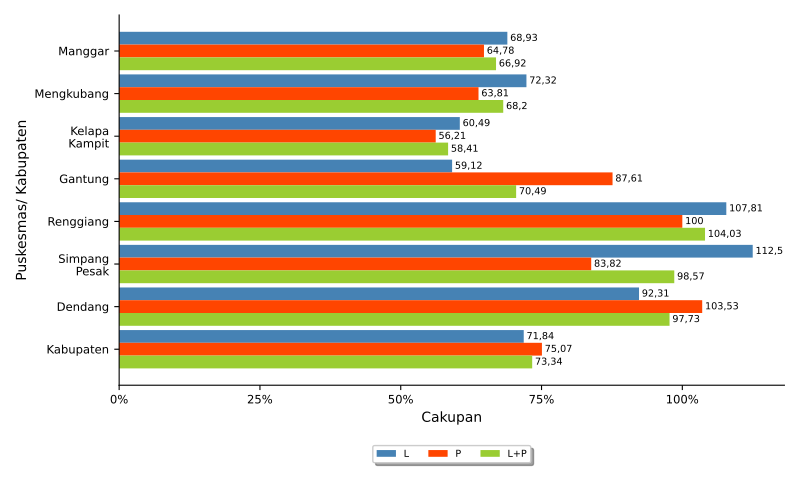

This figure's Python source:
import numpy as np
import matplotlib.pyplot as plt
import pandas
from textwrap import wrap
from matplotlib.ticker import FuncFormatter
import locale
locale.setlocale(locale.LC_ALL, 'id_ID.UTF8')

import sys, os, inspect
currentdir = os.path.dirname(os.path.abspath(inspect.getfile(inspect.currentframe())))
parentdir = os.path.dirname(currentdir)
sys.path.insert(0, parentdir)

berkasData = currentdir +'\\bab_05_21_dataImunLanjut.csv'
berkasSimpan = currentdir +'\\bab_05_21b_imunCampakLanjut.pdf'
# judulDiagram = 'Cakupan Imunisasi Campak 2\nTahun 2021'
sumbuX = 'Cakupan'
sumbuY = 'Puskesmas\ Kabupaten'
tickerSumbuX = np.arange(0,151,25)
labelRects1 = 'L'
labelRects2 = 'P'
labelRects3 = 'L+P'

# read data file
colnames = ['puskesmas','dptLanL','dptLanP','dptLanLP','campakLanL','campakLanP','campakLanLP']
data = pandas.read_csv(berkasData, names=colnames, sep=';')
puskesmas = data.puskesmas.tolist()
bar1 = data.dptLanL.tolist()
bar2 = data.dptLanP.tolist()
bar3 = data.dptLanLP.tolist()
bar4 = data.campakLanL.tolist()
bar5 = data.campakLanP.tolist()
bar6 = data.campakLanLP.tolist()

ind = np.arange(len(puskesmas))  # the x locations for the groups
width = 0.3       # the width of the bars
widthDL = 0.5      # spacing for data labels

# make bars
fig, ax = plt.subplots()
rects1 = ax.barh(ind, bar4, width, color='steelblue', label=labelRects1)
rects2 = ax.barh(ind + width, bar5, width, color='orangered', label = labelRects2)
rects3 = ax.barh(ind + 2*width, bar6, width, color='yellowgreen', label = labelRects3)

# add some text for labels, title and axes ticks
# ax.set_title(judulDiagram)
ax.set_xticks(tickerSumbuX)
ax.set_xlabel(sumbuX)
ax.xaxis.set_major_formatter(FuncFormatter(lambda x, pos: "{:n}%".format(x)))

ax.set_yticks(ind+width)
ax.set_yticklabels(list([ '\n'.join(wrap(l, 10)) for l in puskesmas ]))
ax.invert_yaxis()
ax.set_ylabel(sumbuY)

ax.tick_params(axis='both', which='major', labelsize='small')
ax.spines['top'].set_visible(False)
ax.spines['right'].set_visible(False)

# make legend box
box = ax.get_position()
ax.set_position([box.x0, box.y0 + box.height * 0.1, box.width, box.height * 0.9])
ax.legend(fontsize='x-small', loc='upper center', bbox_to_anchor=(0.5, -0.15), fancybox=True, shadow=True, ncol=3)

# add data label
for i, v in enumerate(bar4):
    ax.text(v + widthDL, i, '{:n}'.format(v), ha='left', va='center', fontsize='x-small')
for i, v in enumerate(bar5):
    ax.text(v + widthDL, i + width, '{:n}'.format(v), ha='left', va='center', fontsize='x-small')
for i, v in enumerate(bar6):
    ax.text(v + widthDL, i + 2*width, '{:n}'.format(v), ha='left', va='center', fontsize='x-small')

# finishing
pyrfig = plt.figure(1)
pyrfig.set_figwidth(8)
pyrfig.set_figheight(5)
# tight_layout to make consistent size
# adjust subplot to make room for legend
fig.subplots_adjust(bottom=-0.15)
plt.tight_layout()
plt.savefig(berkasSimpan)
plt.close(pyrfig)
# plt.show()
